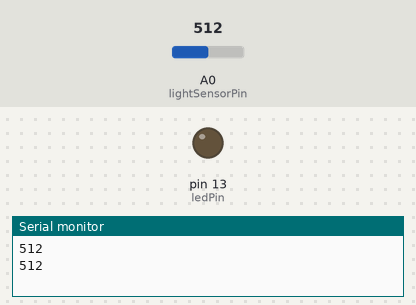
Recording of a sketch running on a simulated Arduino Uno, built with avr-gcc and run on an emulated ATmega328P. On the bench: output pins drawn as LEDs (lit = HIGH), the last lines printed to the serial monitor. The test bench sets the inputs (shaded band); at power-on: A0 (lightSensorPin) = 512.

Above: at 1.8 s.
1.9 s: A0 (lightSensorPin) set to 484
At 2.6 s:
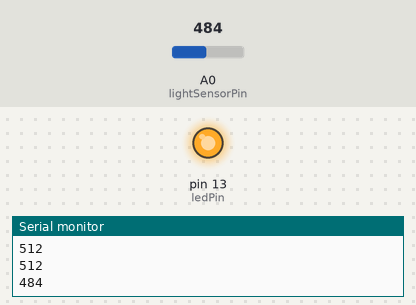
3.5 s: A0 (lightSensorPin) set to 510
At 5.2 s:
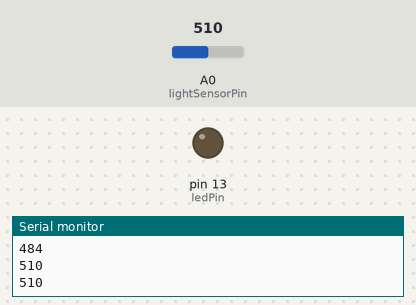
5.5 s: A0 (lightSensorPin) set to 490
At 6.9 s:
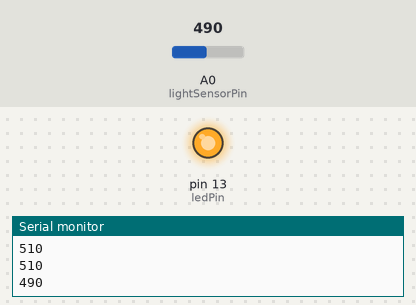
Timing chart, 0 to 8.5 s (numbered marks = the images above; inputs shaded):
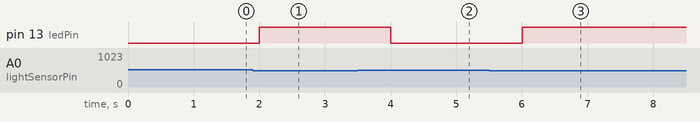

The sketch:

code.ino
```cpp
const int lightSensorPin = A0;
const int ledPin = 13;

void setup() {
  pinMode(ledPin, OUTPUT);
  Serial.begin(9600);
}

void loop() {
  int lightLevel = analogRead(lightSensorPin);
  Serial.println(lightLevel);

  if (lightLevel < 500) {
    digitalWrite(ledPin, HIGH);
  } else {
    digitalWrite(ledPin, LOW);
  }

  delay(1000);
}
```

Measured:
- the behaviour switches between 500 and 499 on A0 (lightSensorPin) (found by bisection; images 0 and 1)
- after the input at 1.9 s, pin 13 (ledPin): LOW → HIGH after 0.10 s
- after the input at 3.5 s, pin 13 (ledPin): HIGH → LOW after 0.50 s
- after the input at 5.5 s, pin 13 (ledPin): LOW → HIGH after 0.50 s
